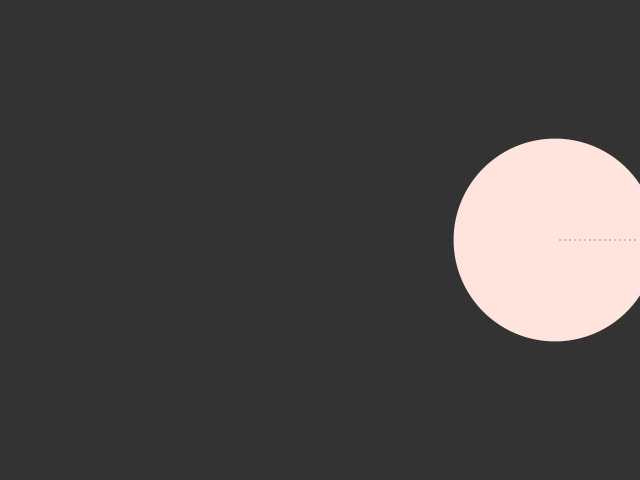
Frame 1 (no input)
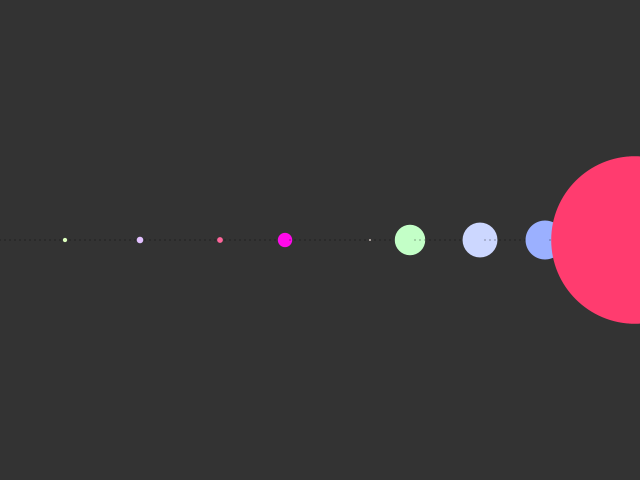
Frame 60 (the mouse pressed at the canvas centre just before this capture)
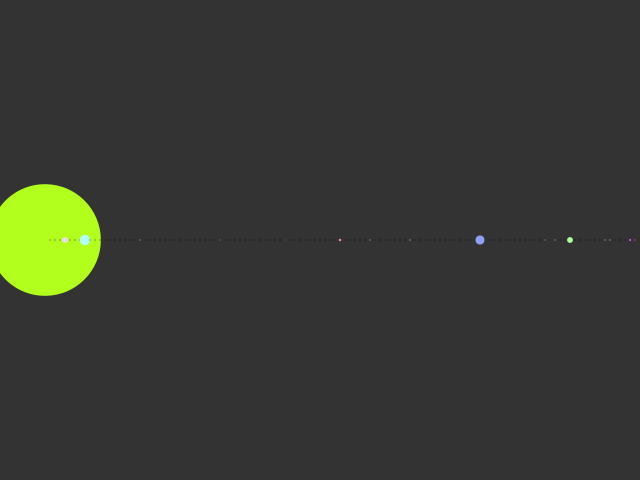
Frame 120 (the mouse held since frame 60 and released just before this capture)

The Processing sketch that drew these frames (run headless with seeded random() and noise(); from frame 60 on, the mouse is pressed at the canvas centre):

// Processing sketch: processing_94533
// ── processing_94533.pde

final int WIDTH = 640;
final int HEIGHT  = 480;
final int PARTICLE_NUM = 128;


ArrayList particles = new ArrayList();

void setup(){

    size(640,480);
    frameRate(60);
    
    for( int i = 0 ;  i < PARTICLE_NUM ; i++){
     
       particles.add(new Particle(i * WIDTH/PARTICLE_NUM,HEIGHT/2)); 
    }
    
};

void draw(){
  
    background(51);
    
    for( int i = 0 ;  i < PARTICLE_NUM ; i++){
     
      Particle particle = (Particle)particles.get(i);
      
      if(random(1000) <= 1 ){
        
          particle.noteOn(int(random(128)));

      }
      
      particle.update();
      particle.draw();
      
    }

};


class Particle{

  final int DEFAULT_SIZE = 1;
  float size = DEFAULT_SIZE;
  
  color col;
  
  PVector initPos = new PVector(0,0);
  PVector pos = new PVector(random(WIDTH),random(HEIGHT));
  PVector vel = new PVector(random(10),random(10));
  PVector acc = new PVector(random(10),random(10));
   
   Particle(float x,float y){
            
     pos.x = x;
     pos.y = y;
     
     initPos.x = pos.x;
     initPos.y = pos.y;
   };
   
   void update(){
     
         //戻る
          pos.x += (initPos.x - pos.x)/8.;
          pos.y += (initPos.y - pos.y)/8.;
       
     
   };
   
   void noteOn(int velocity){
    
    //println("noteOn"); 
    size = velocity * 5 * random(2); 
    
    col = color(int(random(255)),int(random(255)),255);
   }
   
   void draw(){
     
     size += (DEFAULT_SIZE - size)/10.;
     
     noStroke();
     
     colorMode(HSB);
     fill(col);
     
     ellipse(pos.x,pos.y,size,size);
   };

}
